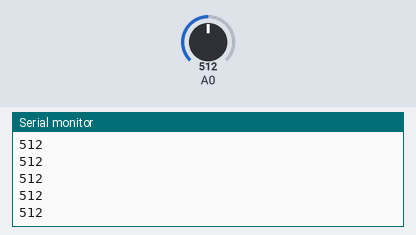
The sketch below on a simulated Arduino Uno, built with avr-gcc and run on an emulated ATmega328P. Shown: the last lines printed to the serial monitor. Inputs (shaded band) come from the test bench; at power-on: A0 = 512.

Above: at 1.2 s.
1.3 s: A0 set to 716
At 2.2 s:
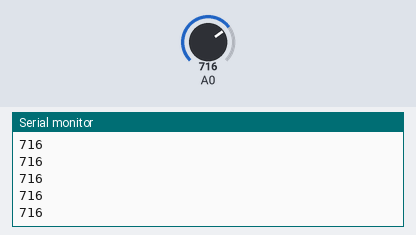
2.8 s: A0 set to 900
At 3.3 s:
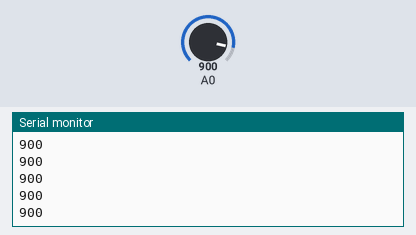
Timing chart, 0 to 5.8 s (numbered marks = the images above; inputs shaded):
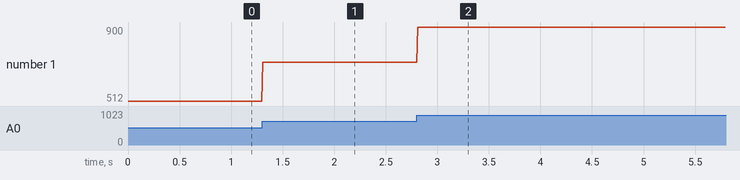

The sketch:

D_sensesomething.ino
```cpp
// arduino is C, not Java and *definitely* not Javascript
int pcell = 0; // this is the photocell amount

// this guy runs when the chip gets power:
void setup() {
  // put your setup code here, to run once:
  Serial.begin(9600); // this sets up a serial line back to the 'puter

}

// this guy runs every loop of the CPU:
void loop() {
  pcell = analogRead(A0); // read from analog pin 0
  // put your main code here, to run repeatedly:
  Serial.println(pcell);

  delay(10);

}
```

Measured:
- after the input at 1.3 s, the serial monitor: prints a new line at once (image 1)
- after the input at 2.8 s, the serial monitor: prints a new line at once (image 2)
- plotted number 1: 512 → 716 after the input at 1.3 s, 716 → 900 after the input at 2.8 s
